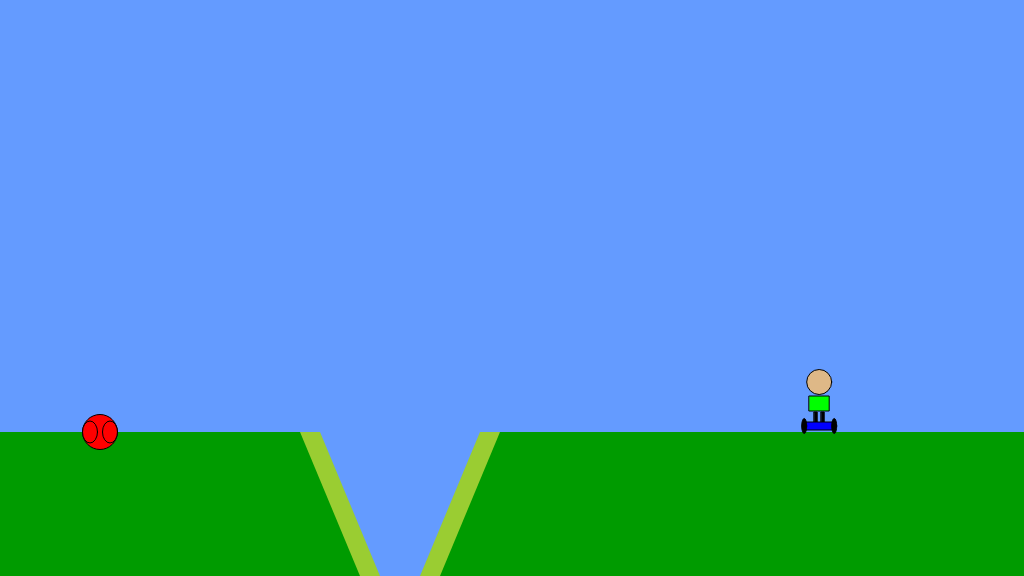
Frame 1 (no input)
Frame 60 (no input): identical to frame 1, image omitted
Frame 120 (the mouse pressed at the canvas centre since frame 60): identical to frame 1, image omitted

The p5.js sketch that drew this single still picture (run headless with seeded random() and noise() and a simulated clock; from frame 60 on, the mouse is pressed at the canvas centre):

// p5.js sketch
// ── sketch.js
/*

The Game Project

Week 3

Game interaction

*/


var gameChar_x;
var gameChar_y;
var floorPos_y;

var isLeft;
var isRight;
var isPlummeting;
var isFalling;

var canyon;
var collectable;


function setup()
{
	createCanvas(1024, 576);
	floorPos_y = height * 3/4;
	gameChar_x = width/1.25;
	gameChar_y = floorPos_y;

    isLeft = false;
    isRight = false;
    isPlummeting = false;
    isFalling = false;

    canyon = {
        x_pos: 300,
        width: 100
    }

    collectable = {
        x_pos: 100,
        y_pos: floorPos_y,
        isFound: false
    }
}

function draw()
{

	///////////DRAWING CODE//////////

	background(100,155,255); //fill the sky blue


	noStroke();
	fill(0,155,0);
	rect(0, floorPos_y, width, height - floorPos_y); //draw some green ground

	//draw the canyon
    noStroke();
    fill(100,155,255); // THE VALLEY
    rect(canyon.x_pos , 430, 200, 370);

    // LEFT END OF CANYON
    fill(154, 205, 50);
    rect(canyon.x_pos, floorPos_y, 20, 300)
    triangle(canyon.x_pos + 20, floorPos_y, canyon.x_pos + 20, height, canyon.x_pos + 80, height);
    fill(0,155,0);
    triangle(canyon.x_pos, floorPos_y, canyon.x_pos, height, canyon.x_pos + 60, height);

    // RIGHT END OF CANYON
    fill(154, 205, 50);
    rect(canyon.x_pos + 180, floorPos_y, 20, 300)
    triangle(canyon.x_pos + 180, floorPos_y, canyon.x_pos + 180, height, canyon.x_pos +120, height);
    fill(0,155,0);
    triangle(canyon.x_pos + 200, floorPos_y, canyon.x_pos + 140, height, canyon.x_pos + 200, height);


    // DRAW THE COLLECTABLE ----------

    if (dist(gameChar_x, gameChar_y, collectable.x_pos, collectable.y_pos) < 20)
    {
        collectable.isFound = true;
    }

    if (collectable.isFound == false)
    {
        stroke(0);
        fill(255, 0 , 0); // THE BODY OF THE BASKETBALL
        ellipse(collectable.x_pos, collectable.y_pos, 35);
        ellipse(collectable.x_pos - 10, collectable.y_pos, 15, 22);
        ellipse(collectable.x_pos + 10, collectable.y_pos, 15, 22);
    }


		//the game character
		if(isLeft && isFalling)
		{
		// ADD YOUR JUMPING-LEFT CODE
        fill(222, 184, 135); // THE HEAD
        ellipse(gameChar_x, gameChar_y - 58, 15, 25);

        fill(0, 255, 0); // THE BODY
        rect(gameChar_x - 5, gameChar_y - 44, 10, 15);
        // THE ARMS OF THE BODY
        rect(gameChar_x - 1, gameChar_y - 42, 10, 4);
        rect(gameChar_x + 7, gameChar_y - 42, 4, 10);
        rect(gameChar_x - 10, gameChar_y - 38, 6, 5);
        fill(0); // THE LEGS OF THE BODY
        rect(gameChar_x - 2, gameChar_y - 28, 5, 12);

        fill(0); // THE WHEELS
        ellipse(gameChar_x, gameChar_y - 6, 15, 15);

		}
		else if(isRight && isFalling)
		{
		// ADD YOUR JUMPING RIGHT CODE
        fill(222, 184, 135); // THE HEAD
        ellipse(gameChar_x, gameChar_y - 58, 15, 25);

        fill(0, 255, 0); // THE BODY
        rect(gameChar_x - 5, gameChar_y - 44, 10, 15);
        // THE ARMS OF THE BODY
        rect(gameChar_x + 5, gameChar_y - 38, 6, 5);
        rect(gameChar_x - 12, gameChar_y - 42, 10, 4);
        rect(gameChar_x - 12, gameChar_y - 42, 4, 10);
        fill(0); // THE LEGS OF THE BODY
        rect(gameChar_x - 2, gameChar_y - 28, 5, 12);

        fill(0); // THE WHEELS
        ellipse(gameChar_x, gameChar_y - 6, 15, 15);

		}
		else if(isLeft)
		{
		// ADD YOUR WALKING LEFT CODE
        fill(222, 184, 135); // THE HEAD
        ellipse(gameChar_x, gameChar_y - 50, 15, 25);

        fill(0, 255, 0); // THE BODY
        rect(gameChar_x - 5, gameChar_y - 36, 10, 15);

        // THE ARMS OF THE BODY
        rect(gameChar_x - 1, gameChar_y - 34, 10, 4);
        rect(gameChar_x + 7, gameChar_y - 34, 4, 10);
        rect(gameChar_x - 10, gameChar_y - 30, 6, 5);
        fill(0); // THE LEGS OF THE BODY
        rect(gameChar_x - 2, gameChar_y - 20, 5, 12);

        fill(0); // THE WHEELS
        ellipse(gameChar_x, gameChar_y - 6, 15, 15);

		}
		else if(isRight)
		{
		// ADD YOUR WALKING RIGHT CODE
        fill(222, 184, 135); // THE HEAD
        ellipse(gameChar_x, gameChar_y - 50, 15, 25);

        fill(0, 255, 0); // THE BODY
        rect(gameChar_x - 5, gameChar_y - 36, 10, 15);
        // THE ARMS OF THE BODY
        rect(gameChar_x + 5, gameChar_y - 30, 6, 5);
        rect(gameChar_x - 12, gameChar_y - 34, 10, 4);
        rect(gameChar_x - 12, gameChar_y - 34, 4, 10);
        fill(0); // THE LEGS OF THE BODY
        rect(gameChar_x - 2, gameChar_y - 20, 5, 12);

        fill(0); // THE WHEELS
        ellipse(gameChar_x, gameChar_y - 6, 15, 15);

		}
		else if(isFalling || isPlummeting)
		{
		// ADD YOUR JUMPING FACING FORWARD CODE
        fill(222, 184, 135); // THE HEAD
        ellipse(gameChar_x, gameChar_y - 60, 25);

        fill(0, 255, 0); // THE BODY AND ARMS
        rect(gameChar_x - 10, gameChar_y - 46, 20, 15);
        rect(gameChar_x - 15, gameChar_y - 46, 30, 5);
        fill(0); // THE LEGS OF THE BODY
        rect(gameChar_x + 2, gameChar_y - 30, 3, 12);
        rect(gameChar_x - 5, gameChar_y - 30, 3, 12);

        fill(0, 0, 255); // THE BOARD
        rect(gameChar_x - 15, gameChar_y - 14, 30, 8);
        fill(0); // THE WHEELS OF THE BOARD
        ellipse(gameChar_x - 15, gameChar_y - 10, 5, 15);
        ellipse(gameChar_x + 15, gameChar_y - 10, 5, 15);
		}
		else
		{
		// ADD YOUR STANDING FRONT FACING CODE
        fill(222, 184, 135); // THE HEAD
        ellipse(gameChar_x, gameChar_y - 50, 25);

        fill(0, 255, 0); // THE BODY AND ARMS
        rect(gameChar_x - 10, gameChar_y - 36, 20, 15);
        fill(0); // THE LEGS OF THE BODY
        rect(gameChar_x + 2, gameChar_y - 20, 3, 12);
        rect(gameChar_x - 5, gameChar_y - 20, 3, 12);

        fill(0, 0, 255); // THE BOARD
        rect(gameChar_x - 15, gameChar_y - 10, 30, 8);
        fill(0); // THE WHEELS OF THE BOARD
        ellipse(gameChar_x - 15, gameChar_y - 6, 5, 15);
        ellipse(gameChar_x + 15, gameChar_y - 6, 5, 15);
		}


	///////////INTERACTION CODE//////////
	//Put conditional statements to move the game character below here
    // IF THE CHARACTER IS MOVING LEFT
    if (isLeft == true)
    {
        gameChar_x -= 5;
    }
    // IF THE CHARACTER IS MOVING RIGHT
    if (isRight == true)
    {
        gameChar_x += 5;
    }
    // IF THE CHARACTER IS FALLING AFTER JUMPING
    if (gameChar_y < floorPos_y)
    {
        gameChar_y += 2;
        isFalling = true;
    }
    // RESET THE ISFALLING VARIABLE AFTER CHARACTER LANDS ON FLOOR
    else
    {
        isFalling = false;
    }
    // IF CHARACTER HAS STILL NOT JUMPED AFTER REACHING THE VALLEY
    if((gameChar_x > canyon.x_pos + 25 && gameChar_x < canyon.x_pos + 175) && gameChar_y >= floorPos_y)
    {
        isPlummeting = true;
    }
    if (isPlummeting == true)
    {
        gameChar_y += 5;
    }
    // IF CHARACTER HAS FALLEN DOWN THE VALLEY
}


function keyPressed()
{
	// if statements to control the animation of the character when
	// keys are pressed.

	//open up the console to see how these work
	console.log("keyPressed: " + key);
	console.log("keyPressed: " + keyCode);

    if (keyCode == 37)
    {
        console.log("left arrow")
        isLeft = true;
    }
    if (keyCode == 39)
    {
        console.log("right arrow")
        isRight = true;
    }
    if (keyCode == 32 && gameChar_y == floorPos_y)
    {
        console.log("jump")
        gameChar_y -= 100;
    }
}

function keyReleased()
{
	// if statements to control the animation of the character when
	// keys are released.

	console.log("keyReleased: " + key);
	console.log("keyReleased: " + keyCode);

    if (keyCode == 37)
    {
        console.log("left arrow")
        isLeft = false;
    }
    else if (keyCode == 39)
    {
        console.log("right arrow")
        isRight = false;
    }
}
